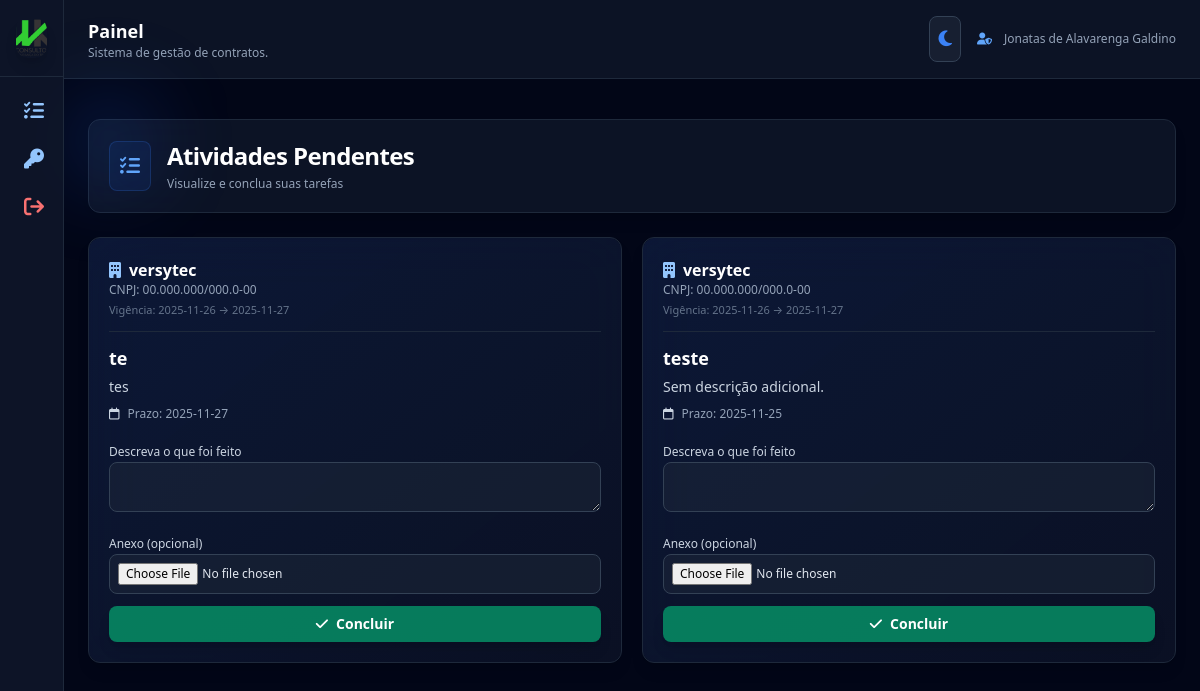
The app's page /painel-colaborador (signed in) with its own data.
### app.py (models this page shows, shortened)
class User(UserMixin, db.Model):
    id = db.Column(db.Integer, primary_key=True)
    name = db.Column(db.String(120))
    email = db.Column(db.String(120), unique=True)
    password = db.Column(db.String(255))
    role = db.Column(db.String(20))  # admin / colaborador

class Task(db.Model):
    id = db.Column(db.Integer, primary_key=True)
    contract_id = db.Column(db.Integer, db.ForeignKey("contract.id"))
    title = db.Column(db.String(120))
    description = db.Column(db.Text)
    due_date = db.Column(db.String(20))
    priority = db.Column(db.String(20), default="Normal")
    status = db.Column(db.String(20), default="pendente")
    assigned_to = db.Column(db.Integer, db.ForeignKey("user.id"), nullable=True)
    contract = db.relationship("Contract")
    assigned_user = db.relationship("User", backref="tarefas_recebidas")

class Company(db.Model):
    id = db.Column(db.Integer, primary_key=True)
    name = db.Column(db.String(120))
    cnpj = db.Column(db.String(20))
    created_at = db.Column(db.DateTime, default=datetime.utcnow)
    active = db.Column(db.Boolean, default=True)

class Contract(db.Model):
    id = db.Column(db.Integer, primary_key=True)
    company_id = db.Column(db.Integer, db.ForeignKey("company.id"))
    description = db.Column(db.Text)
    start_date = db.Column(db.String(20))
    end_date = db.Column(db.String(20))
    status = db.Column(db.String(20), default="ativo")
    company = db.relationship("Company")

### app.py (the view)
@app.route("/painel-colaborador")
@login_required
def painel_colaborador():
    if current_user.role != "colaborador":
        return redirect("/")
    tarefas = Task.query.filter(
        Task.status == "pendente",
        ((Task.assigned_to == current_user.id) | (Task.assigned_to == None))
    ).order_by(Task.id.desc()).all()
    return render_template("painel_colaborador.html", tarefas=tarefas)

### app.py (called while the page is built, shortened)
@login_manager.user_loader
def load_user(user_id):
    return User.query.get(int(user_id))

@app.before_request
def criar_admin_automatico():
    admin = User.query.filter_by(email="admin@admin.com").first()

### templates/painel_colaborador.html
{% extends "base.html" %}
{% block content %}
<section class="mb-6 relative">
  <div class="rounded-xl p-5
              bg-white/70 dark:bg-slate-900/80
              backdrop-blur-xl border
              border-slate-300 dark:border-slate-800
              shadow-lg flex items-center gap-4 relative">
    <div class="absolute -top-7 -left-7 w-24 h-24
                bg-blue-400/10 dark:bg-blue-600/20
                blur-2xl rounded-full"></div>
    <div class="relative flex items-center gap-4">
      <div class="p-2.5
                  bg-blue-500/10 dark:bg-blue-600/10
                  rounded-lg border
                  border-blue-300/40 dark:border-blue-500/20">
        <i class="fa-solid fa-list-check
                  text-blue-600 dark:text-blue-400
                  text-xl"></i>
      </div>
      <div>
        <h1 class="text-2xl font-bold
                   text-slate-800 dark:text-white tracking-tight">
          Atividades Pendentes
        </h1>
        <p class="text-xs mt-1
                   text-slate-600 dark:text-slate-400">
          Visualize e conclua suas tarefas
        </p>
      </div>
    </div>
  </div>
</section>
{% if tarefas %}
<div class="grid grid-cols-1 md:grid-cols-2 xl:grid-cols-3 gap-5">
  {% for t in tarefas %}
  <div
    class="relative rounded-xl p-5
           bg-white/90 dark:bg-slate-900/60
           backdrop-blur-xl border
           border-slate-300 dark:border-slate-800
           shadow-lg hover:shadow-2xl hover:-translate-y-[2px]
           transition-all duration-200">
    <div class="absolute inset-0
                bg-gradient-to-br
                from-blue-500/10 dark:from-blue-600/10
                via-transparent
                to-slate-300/30 dark:to-slate-900/20
                pointer-events-none rounded-xl"></div>
    <div class="relative z-10">
      <h2 class="text-base font-semibold flex items-center gap-2
                 text-slate-800 dark:text-white">
        <i class="fa-solid fa-building
                  text-blue-600 dark:text-blue-300"></i>
        {{ t.contract.company.name }}
      </h2>
      <p class="text-xs text-slate-600 dark:text-slate-400">
        CNPJ: {{ t.contract.company.cnpj }}
      </p>
      <p class="text-[11px] mt-1
                text-slate-500 dark:text-slate-500">
        Vigência: {{ t.contract.start_date }} → {{ t.contract.end_date }}
      </p>
      <hr class="my-3 border-slate-300 dark:border-slate-800">
      <h3 class="text-lg font-bold
                 text-slate-800 dark:text-white">
        {{ t.title }}
      </h3>
      <p class="mt-1 text-sm leading-relaxed
                text-slate-700 dark:text-slate-300">
        {{ t.description or "Sem descrição adicional." }}
      </p>
      <p class="mt-2 text-xs flex items-center gap-2
                text-slate-600 dark:text-slate-400">
        <i class="fa-regular fa-calendar
                  text-slate-700 dark:text-slate-300"></i>
        Prazo: {{ t.due_date }}
      </p>
      <form
        action="/task/complete/{{ t.id }}"
        method="POST"
        enctype="multipart/form-data"
        class="mt-4 space-y-3">
        <div>
          <label class="text-xs font-medium
                        text-slate-700 dark:text-slate-300">
            Descreva o que foi feito
          </label>
          <textarea name="note" required
            class="w-full p-2 text-xs rounded-lg
                   bg-white dark:bg-slate-800/50
                   text-slate-900 dark:text-slate-200
                   border border-slate-400 dark:border-slate-700
                   focus:ring-2 focus:ring-blue-400 focus:outline-none"></textarea>
        </div>
        <div>
          <label class="text-xs font-medium
                        text-slate-700 dark:text-slate-300">
            Anexo (opcional)
          </label>
          <input type="file" name="file"
            class="w-full p-2 text-xs rounded-lg cursor-pointer
                   bg-white dark:bg-slate-800/50
                   text-slate-900 dark:text-slate-200
                   border border-slate-400 dark:border-slate-700
                   focus:outline-none">
        </div>
        <button
          class="w-full py-2 rounded-lg text-sm font-semibold shadow-lg
                 flex items-center justify-center gap-2
                 text-white
                 bg-emerald-600 hover:bg-emerald-700
                 dark:bg-emerald-600/80 dark:hover:bg-emerald-700
                 transition">
          <i class="fa-solid fa-check"></i>
          Concluir
        </button>
      </form>
    </div>
  </div>
  {% endfor %}
</div>
{% else %}
  <p class="text-center mt-10 text-sm
            text-slate-600 dark:text-slate-400">
    Nenhuma atividade pendente no momento.
  </p>
{% endif %}
{% endblock %}

### templates/base.html (shortened to what this page needs)
<!doctype html>
<html lang="pt-BR" class="h-full">
<head>
  <script src="https://cdn.tailwindcss.com"></script>
  <link rel="stylesheet"
        href="https://cdnjs.cloudflare.com/ajax/libs/font-awesome/6.5.0/css/all.min.css"/>
</head>
<body class="h-full
             bg-slate-100 text-slate-800
             dark:bg-slate-950 dark:text-slate-100
             transition-colors duration-300">
<div class="min-h-screen flex">
  <aside
    class="group fixed top-0 left-0 h-full
           bg-white/90 border-r border-slate-200
           dark:bg-slate-900/90 dark:border-slate-800
           flex flex-col transition-all duration-300
           w-16 hover:w-56 overflow-hidden z-50">
      <div class="p-4 border-b
                  border-slate-200 dark:border-slate-800
                  flex items-center gap-3">
          <img src="{{ url_for('static', filename='logo.png') }}"
               class="w-10 h-10 rounded-xl object-cover shadow-lg">
      </div>
      <nav class="flex-1 p-3 space-y-1 text-sm">
        {% if current_user.is_authenticated %}
        {% if current_user.role == 'admin' %}
        <a href="{{ url_for('dashboard') }}"
           class="flex items-center gap-3 px-3 py-2 rounded-lg
                  hover:bg-slate-200 dark:hover:bg-slate-800/80
                  transition">
          <i class="fa-solid fa-gauge-high text-blue-500 dark:text-blue-400 text-xl"></i>
          <span class="opacity-0 group-hover:opacity-100 transition duration-300 whitespace-nowrap">
            Dashboard
          </span>
        </a>
        <p class="text-[11px] mt-5 ml-3 font-semibold tracking-wide
                  opacity-0 group-hover:opacity-100 transition duration-300
                  text-slate-500 dark:text-slate-500">
          Administração
        </p>
        <a href="/contracts"
           class="flex items-center gap-3 px-3 py-2 rounded-lg
                  hover:bg-slate-200 dark:hover:bg-slate-800/80
                  transition">
          <i class="fa-regular fa-folder-open text-blue-500 dark:text-blue-300 text-xl"></i>
          <span class="opacity-0 group-hover:opacity-100 transition duration-300 whitespace-nowrap">
            Contratos
          </span>
        </a>
        <a href="/atividades"
           class="flex items-center gap-3 px-3 py-2 rounded-lg
                  hover:bg-slate-200 dark:hover:bg-slate-800/80
                  transition">
          <i class="fa-solid fa-list-check text-blue-500 dark:text-blue-300 text-xl"></i>
          <span class="opacity-0 group-hover:opacity-100 transition duration-300 whitespace-nowrap">
            Atividades
          </span>
        </a>
        <a href="/colaboradores"
           class="flex items-center gap-3 px-3 py-2 rounded-lg
                  hover:bg-slate-200 dark:hover:bg-slate-800/80
                  transition">
          <i class="fa-solid fa-users text-blue-500 dark:text-blue-300 text-xl"></i>
          <span class="opacity-0 group-hover:opacity-100 transition duration-300 whitespace-nowrap">
            Colaboradores
          </span>
        </a>
        <p class="text-[11px] mt-4 ml-3 font-semibold tracking-wide
                  opacity-0 group-hover:opacity-100 transition duration-300
                  text-slate-500 dark:text-slate-500">
          Configurações
        </p>
        <a href="/administradores"
           class="flex items-center gap-3 px-3 py-2 rounded-lg
                  hover:bg-slate-200 dark:hover:bg-slate-800/80
                  transition">
          <i class="fa-solid fa-user-shield text-blue-500 dark:text-blue-300 text-xl"></i>
          <span class="opacity-0 group-hover:opacity-100 transition duration-300 whitespace-nowrap">
            Administradores
          </span>
        </a>
        {% else %}
        <a href="/painel-colaborador"
           class="flex items-center gap-3 px-3 py-2 rounded-lg
                  hover:bg-slate-200 dark:hover:bg-slate-800/80
                  transition">
          <i class="fa-solid fa-list-check text-blue-500 dark:text-blue-300 text-xl"></i>
        </a>
        <button onclick="abrirModalSenha()"
                class="w-full flex items-center gap-3 px-3 py-2 rounded-lg
                       hover:bg-slate-200 dark:hover:bg-slate-800/80
                       transition">
          <i class="fa-solid fa-key text-blue-500 dark:text-blue-300 text-xl"></i>
        </button>
        {% endif %}
        {% endif %}
        <a href="/logout"
           class="flex items-center gap-3 px-3 py-2 rounded-lg
                  hover:bg-red-100 dark:hover:bg-red-900/40
                  text-red-600 dark:text-red-400 mt-6 transition">
          <i class="fa-solid fa-arrow-right-from-bracket text-xl"></i>
        </a>
      </nav>
  </aside>
  <main class="flex-1 ml-16 group-hover:ml-56 transition-all duration-300">
    <header class="border-b
                   border-slate-200 dark:border-slate-800
                   bg-white/80 dark:bg-slate-900/80
                   backdrop-blur">
      <div class="max-w-7xl mx-auto px-6 py-4 flex items-center justify-between">
        <div>
          <h2 class="text-lg font-semibold
                     text-slate-800 dark:text-white">
            {{ page_title or 'Painel' }}
          </h2>
          <p class="text-xs
                    text-slate-600 dark:text-slate-400">
            Sistema de gestão de contratos.
          </p>
        </div>
        <div class="flex items-center gap-4">
          <button id="themeToggle"
                  class="p-2 rounded-lg border
                         border-slate-300 dark:border-slate-700
                         bg-white/80 dark:bg-slate-800/60
                         hover:bg-slate-100 dark:hover:bg-slate-700
                         transition">
            <i id="temaIcone" class="fa-solid fa-moon text-blue-500 text-lg"></i>
          </button>
          {% if current_user.is_authenticated %}
          <div class="flex items-center gap-3 text-xs
                      text-slate-600 dark:text-slate-400">
            <i class="fa-solid fa-user-shield text-blue-500 dark:text-blue-400"></i>
            {{ current_user.name }}
          </div>
          {% endif %}
        </div>
      </div>
    </header>
    <div class="max-w-7xl mx-auto px-6 pt-4">
    </div>
    <section class="max-w-7xl mx-auto px-6 py-6">
      {% block content %}{% endblock %}
    </section>
  </main>
</div>
</body>
</html>

### templates/base.html (style rules this page uses)
body { font-family: system-ui, -apple-system, BlinkMacSystemFont, "Inter", sans-serif; }

### records on screen
User: name "Jonatas de Alavarenga Galdino"
Task: contract.company.name "versytec", contract.company.cnpj "00.000.000/000.0-00", contract.start_date "2025-11-26", contract.end_date "2025-11-27", title "te", description "tes", due_date "2025-11-27"
Task: contract.company.name "versytec", contract.company.cnpj "00.000.000/000.0-00", contract.start_date "2025-11-26", contract.end_date "2025-11-27", title "teste", description "Sem descrição adicional.", due_date "2025-11-25"

### other values on screen
{{ page_title or 'Painel' }} "Painel"
